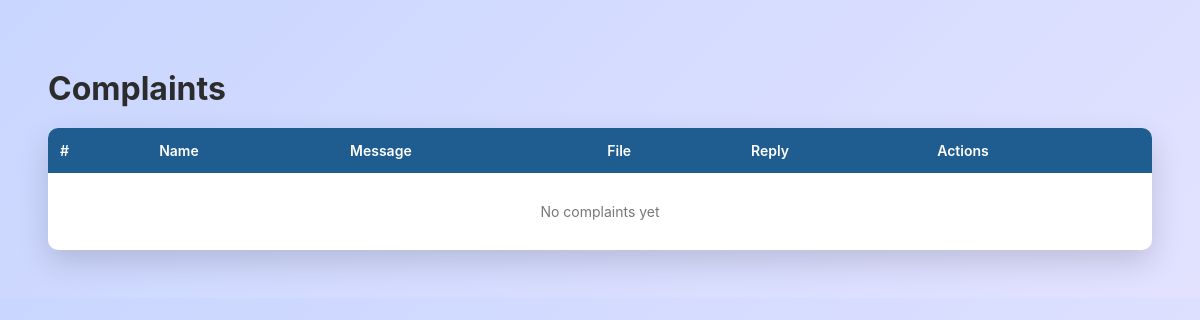
The page /list/ on the database as committed earlier.
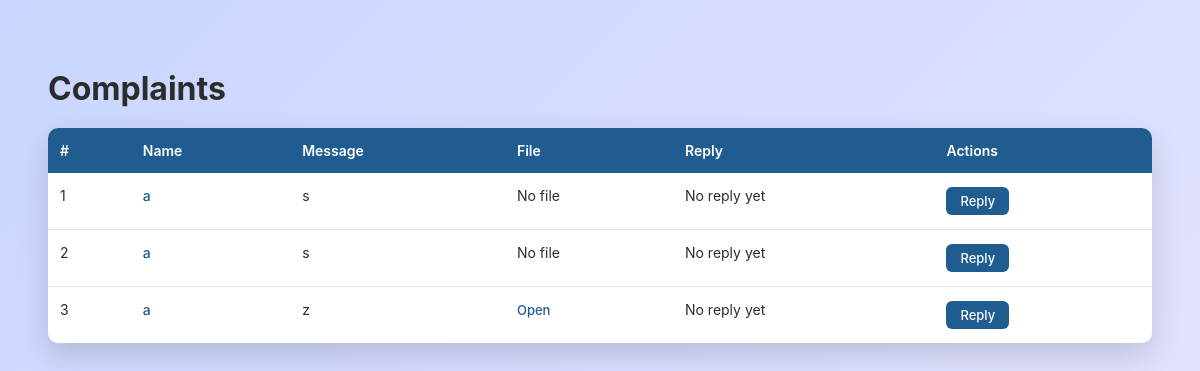
The same page on the database as committed later.
### complaints/models.py (models this page shows, shortened)
class Complaint(models.Model):
    PRIORITY_CHOICES = [
        ('low', 'Low'),
        ('medium', 'Medium'),
        ('high', 'High'),
    ]
    STATUS_CHOICES = [
        ('open', 'Open'),
        ('in_progress', 'In Progress'),
        ('closed', 'Closed'),
    ]
    name = models.CharField(max_length=100)
    message = models.TextField()
    reply = models.TextField(blank=True, null=True)
    category = models.ForeignKey(
        Category,
        on_delete=models.CASCADE
    )
    priority = models.CharField(
        max_length=10,
        choices=PRIORITY_CHOICES,
        default='medium'
    )
    status = models.CharField(
        max_length=20,
        choices=STATUS_CHOICES,
        default='open'
    )
    reply = models.TextField(
        blank=True,
        null=True
    )
    file = models.FileField(
        upload_to='complaints/',
        blank=True,
        null=True
    )
    created_at = models.DateTimeField(auto_now_add=True)

### complaints/views.py (the view)
# urls.py: path('list/', views.complaint_list, name='complaint_list'),
def complaint_list(request):
    complaints = Complaint.objects.all()
    return render(
        request,
        'complaints/complaint_list.html',
        {'complaints': complaints}
    )

### complaints/templates/complaints/complaint_list.html (shortened to what this page needs)
{% load static %}
<!DOCTYPE html>
<html>
<head>
    <link rel="stylesheet" href="{% static 'complaints/css/style2.css' %}">
</head>
<body>
<h1>Complaints</h1>
<table>
    <thead>
        <tr>
            <th>#</th>
            <th>Name</th>
            <th>Message</th>
            <th>File</th>
            <th>Reply</th>
            <th>Actions</th>
        </tr>
    </thead>
    <tbody>
    {% for complaint in complaints %}
        <tr>
            <td>{{ forloop.counter }}</td>
            <td>
                <a href="{% url 'complaints:complaint_detail' complaint.id %}">
                    {{ complaint.name }}
                </a>
            </td>
            <td>{{ complaint.message }}</td>
            <td>
                {% if complaint.file %}
                    <a href="{{ complaint.file.url }}" target="_blank">Open</a>
                {% else %}
                    No file
                {% endif %}
            </td>
            <td>
                {{ complaint.reply|default:"No reply yet" }}
            </td>
        <td>
            <a href="{% url 'complaints:reply' complaint.id %}">
            {% if complaint.reply %}
                Edit reply
            {% else %}
                Reply
                {% endif %}
        </a>
</td>
        </tr>
    {% empty %}
        <tr>
            <td colspan="6">No complaints yet</td>
        </tr>
    {% endfor %}
    </tbody>
</table>
</body>
</html>

### complaints/static/complaints/css/style2.css (style rules this page uses)
body { font-family: -apple-system, BlinkMacSystemFont, "Segoe UI", Roboto, sans-serif; background: linear-gradient(135deg, #c9d6ff, #e2e2ff); padding: 40px; color: #2c2c2c; }
h1 { margin-bottom: 20px; font-size: 32px; }
table { width: 100%; border-collapse: collapse; background: #fff; border-radius: 10px; overflow: hidden; box-shadow: 0 12px 30px rgba(0,0,0,0.15); }
thead { background: #1f5c8f; color: #fff; }
thead th { padding: 14px 12px; font-weight: 600; text-align: left; font-size: 14px; }
tbody td { padding: 14px 12px; border-bottom: 1px solid #e6e6e6; font-size: 14px; vertical-align: top; }
tbody tr:last-child td { border-bottom: none; }
a { color: #1f5c8f; text-decoration: none; font-weight: 500; }
td a[href*="reply"] { display: inline-block; padding: 6px 14px; background: #1f5c8f; color: #fff; border-radius: 6px; font-size: 13px; text-decoration: none; }
td a[target="_blank"] { font-size: 13px; }

Rows that differ between the two databases and show on the page:
added Complaint: name "a", message "s", file "No file", reply "No reply yet", shows "Reply"
added Complaint: name "a", message "s", shows "No file", reply "No reply yet", shows "Reply"
added Complaint: name "a", message "z", reply "No reply yet", shows "Reply"
Other text that changed with them:
text no longer shown: "No complaints yet"
